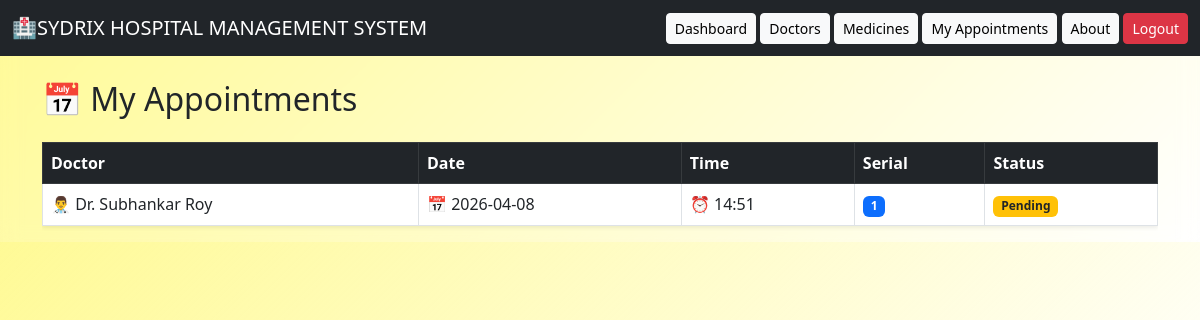
The page /my_appointments (signed in) on the database its author committed.
### tables this page shows
CREATE TABLE appointments (
        id INTEGER PRIMARY KEY AUTOINCREMENT,
        user_id INTEGER,
        doctor_id INTEGER,
        date TEXT,
        time TEXT,
        serial_number INTEGER,
        phone TEXT,
        status TEXT
    );

CREATE TABLE doctors (
        id INTEGER PRIMARY KEY AUTOINCREMENT,
        name TEXT,
        specialization TEXT,
        timing TEXT
    );

### app.py (the view)
@app.route("/my_appointments")
def my_appointments():
    if "user_id" not in session:
        return redirect("/login")
    conn = get_db()
    appointments = conn.execute('''
    SELECT a.*, d.name as doctor_name FROM appointments a
    JOIN doctors d ON a.doctor_id = d.id
    WHERE a.user_id=?
    ''', (session["user_id"],)).fetchall()
    return render_template("appointments.html", appointments=appointments)

### app.py (called while the page is built)
def get_db():
    conn = sqlite3.connect("database.db")
    conn.row_factory = sqlite3.Row
    return conn

### templates/appointments.html (shortened to what this page needs)
{% extends "base.html" %}
{% block content %}
<h2 class="mb-4">📅 My Appointments</h2>
{% if appointments %}
<div class="table-responsive">
<table class="table table-hover table-bordered shadow-sm">
    <thead class="table-dark">
        <tr>
            <th>Doctor</th>
            <th>Date</th>
            <th>Time</th>
            <th>Serial</th>
            <th>Status</th>
        </tr>
    </thead>
    <tbody>
    {% for a in appointments %}
    <tr>
        <td>👨‍⚕️ {{ a.doctor_name }}</td>
        <td>📅 {{ a.date }}</td>
        <td>⏰ {{ a.time }}</td>
        <td><span class="badge bg-primary">{{ a.serial_number }}</span></td>
        {% if a.status == "Pending" %}
            <td><span class="badge bg-warning text-dark">Pending</span></td>
        {% else %}
            <td><span class="badge bg-success">Confirmed</span></td>
        {% endif %}
    </tr>
    {% endfor %}
    </tbody>
</table>
</div>
{% endif %}
{% endblock %}

### templates/appointments.html (style rules this page uses)
body { background: rgb(253, 255, 147); background: linear-gradient(135deg, rgb(255, 250, 150) 0%, rgba(255, 255, 255, 0.15) 100%); backdrop-filter: blur(10px); }

### rows shown on the page
appointments: doctor_name "Dr. Subhankar Roy", date "2026-04-08", time "14:51", serial_number "1", status "Pending"
